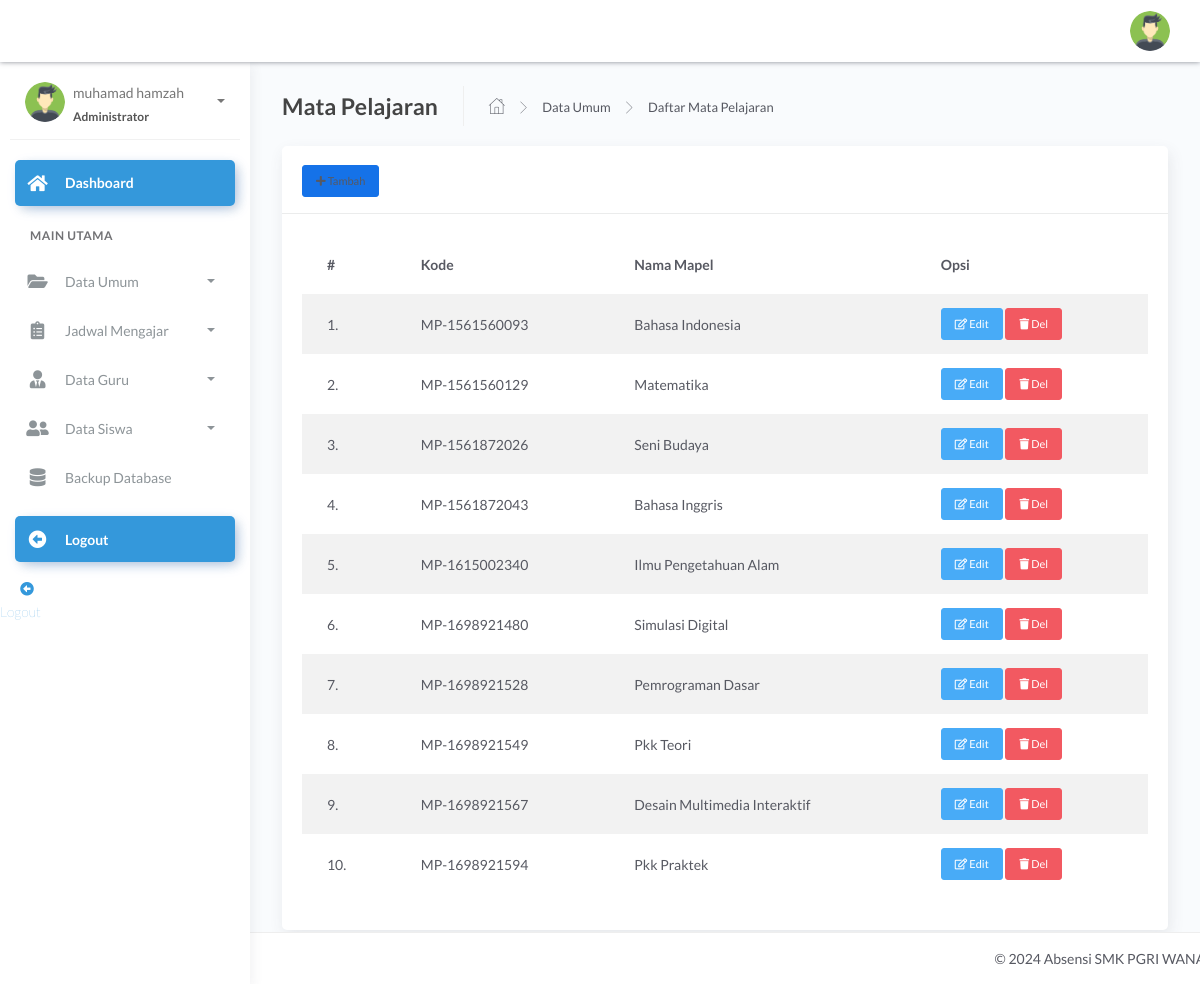
The page /admin/dashboard.php?page=master&act=mapel (signed in) on the database its author committed.
### tables this page shows
CREATE TABLE `tb_master_mapel` (
  `id_mapel` int(11) NOT NULL AUTO_INCREMENT,
  `kode_mapel` varchar(40) NOT NULL,
  `mapel` varchar(60) NOT NULL,
  PRIMARY KEY (`id_mapel`)
);

### admin/modul/master/mapel/data.php (the view, shortened to what this page needs)
<div class="page-inner">
          <div class="page-header">
            <h4 class="page-title">Mata Pelajaran</h4>
            <ul class="breadcrumbs">
              <li class="nav-home">
                <a href="#">
                  <i class="flaticon-home"></i>
                </a>
              </li>
              <li class="separator">
                <i class="flaticon-right-arrow"></i>
              </li>
              <li class="nav-item">
                <a href="#">Data Umum</a>
              </li>
              <li class="separator">
                <i class="flaticon-right-arrow"></i>
              </li>
              <li class="nav-item">
                <a href="#">Daftar Mata Pelajaran</a>
              </li>
            </ul>
          </div>
          <div class="row">
            <div class="col-md-12">
              <div class="card">
                <div class="card-header">
                  <div class="card-title">
                     <a href="" class="btn btn-primary btn-sm" data-toggle="modal" data-target="#myModal"><i class="fa fa-plus"></i> Tambah</a>
                  </div>
                </div>
                <div class="card-body">
                      <div class="table-responsive">
                 <table class="table table-hover table-striped">
                    <thead>
                        <tr>
                            <th>#</th>
                            <th>Kode</th>
                            <th>Nama Mapel</th>
                            <th>Opsi</th>
                        </tr>
                    </thead>
                    <tbody>
                        <?php
                        $no=1;
			$mapel = mysqli_query($con,"SELECT * FROM tb_master_mapel");
                        foreach ($mapel as $k) {?>
                        <tr>
                            <td><?=$no++;?>.</td>
                            <td><?=$k['kode_mapel'];?></td>
                            <td><?=$k['mapel'];?></td>
                            <td>
                            <a href="" class="btn btn-info btn-sm" data-toggle="modal" data-target="#edit<?=$k['id_mapel'] ?>"><i class="far fa-edit"></i> Edit</a>
                            <a class="btn btn-danger btn-sm" onclick="return confirm('Yakin Hapus Data ??')" href="?page=master&act=delmapel&id=<?=$k['id_mapel'] ?>"><i class="fas fa-trash"></i> Del</a>
                            </td>
                        </tr>
                    <?php } ?>
                    </tbody>
                </table>
</div>
</div>
</div>
</div>
</div>
</div>

### admin/dashboard.php (shortened to what this page needs)
<?php
 include '../config/db.php';
?> <script>
   <?php
$id_login = @$_SESSION['admin'];
$sql = mysqli_query($con,"SELECT * FROM tb_admin
 WHERE id_admin = '$id_login'") or die(mysqli_error($con));
$data = mysqli_fetch_array($sql);
?>
<!DOCTYPE html>
<html lang="en">
<head>
	<link rel="stylesheet" href="../assets/css/bootstrap.min.css">
	<link rel="stylesheet" href="../assets/css/atlantis.min.css">
	<link rel="stylesheet" href="../assets/css/demo.css">
</head>
<body>
	<div class="wrapper">
		<div class="main-header">
			<div class="logo-header" data-background-color="blue">
				<a href="dashboard.php" class="logo">
					<b class="text-white">SMK PGRI WANARAJA</b>
				</a>
				<div class="nav-toggle">
					<button class="btn btn-toggle toggle-sidebar">
						<i class="icon-menu"></i>
					</button>
				</div>
			</div>
			<nav class="navbar navbar-header navbar-expand-lg" data-background-color="blue2">
				<div class="container-fluid">
					<ul class="navbar-nav topbar-nav ml-md-auto align-items-center">
						<li class="nav-item dropdown hidden-caret">
							<a class="dropdown-toggle profile-pic" data-toggle="dropdown" href="#" aria-expanded="false">
								<div class="avatar-sm">
									<img src="../assets/img/user/<?=$data['foto'] ?>" alt="..." class="avatar-img rounded-circle">
								</div>
							</a>
						</li>
					</ul>
				</div>
			</nav>
		</div>
		<div class="sidebar sidebar-style-2">
			<div class="sidebar-wrapper scrollbar scrollbar-inner">
				<div class="sidebar-content">
					<div class="user">
						<div class="avatar-sm float-left mr-2">
							<img src="../assets/img/user/<?=$data['foto'] ?>" alt="..." class="avatar-img rounded-circle">
						</div>
						<div class="info">
							<a data-toggle="collapse" href="#collapseExample" aria-expanded="true">
								<span>
									<?=$data['nama_lengkap'] ?>
									<span class="user-level">Administrator</span>
									<span class="caret"></span>
								</span>
							</a>
						</div>
					</div>
					<ul class="nav nav-primary">
						<li class="nav-item active">
							<a href="dashboard.php" class="collapsed">
								<i class="fas fa-home"></i>
								<p>Dashboard</p>
							</a>
						</li>
						<li class="nav-section">
							<h4 class="text-section">Main Utama</h4>
						</li>
						<li class="nav-item">
							<a data-toggle="collapse" href="#base">
								<i class="fas fa-folder-open"></i>
								<p>Data Umum</p>
								<span class="caret"></span>
							</a>
						</li>
						<li class="nav-item">
							<a data-toggle="collapse" href="#sidebarLayouts">
								<i class="fas fa-clipboard-list"></i>
								<p>Jadwal Mengajar</p>
								<span class="caret"></span>
							</a>
						</li>
						<li class="nav-item">
							<a data-toggle="collapse" href="#guru">
								<i class="fas fa-user-tie"></i>
								<p>Data Guru</p>
								<span class="caret"></span>
							</a>
						</li>
						<li class="nav-item">
							<a data-toggle="collapse" href="#siswa">
								<i class="fas fa-user-friends"></i>
								<p>Data Siswa</p>
								<span class="caret"></span>
							</a>
						</li>
						<li class="nav-item">
        <a href="backup.php" class="collapsed">
            <i class="fas fa-database"></i>
            <p>Backup Database</p>
        </a>
    </li>
    <li class="nav-item active mt-3">
        <a href="logout.php" class="collapsed">
            <i class="fas fa-arrow-alt-circle-left"></i>
            <p>Logout</p>
        </a>
    </li>
</ul>
						<li class="nav-item active mt-3">
							<a href="logout.php" class="collapsed">
								<i class="fas fa-arrow-alt-circle-left"></i>
								<p>Logout</p>
							</a>
						</li>
				</div>
			</div>
		</div>
		<div class="main-panel">
			<div class="content">
				<?php
				$page= @$_GET['page'];
				$act = @$_GET['act'];
				if ($page=='master') {
					if ($act=='kelas') {
					include 'modul/master/kelas/data_kelas.php';
					}elseif ($act=='delkelas') {
					include 'modul/master/kelas/del.php';
					}elseif ($act=='semester') {
					include 'modul/master/semester/data.php';
					}elseif ($act=='delsemester') {
					include 'modul/master/semester/del.php';
					}elseif ($act=='set_semester') {
						include 'modul/master/semester/set.php';
					}
					elseif ($act=='ta') {
					include 'modul/master/ta/data.php';
					}elseif ($act=='delta') {
					include 'modul/master/ta/del.php';
					}elseif($act=='set_ta'){
						include 'modul/master/ta/set.php';
				}elseif ($act=='mapel') {
					include 'modul/master/mapel/data.php';
					}elseif ($act=='delmapel') {
					include 'modul/master/mapel/del.php';
					}
				}elseif ($page=='walas') {
					if ($act=='') {
					 include 'modul/wakel/data.php';
					}
        }
            elseif ($page=='rekap') {
					if ($act=='') {
						include 'modul/rekap/rekap_absen.php';
					}elseif ($act='rekap-perbulan') {
						include 'modul/rekap/rekap_perbulan.php';
					}
		}elseif ($page=='') {
			include 'modul/home.php';
		}else{
			echo "<b>Tidak ada Halaman</b>";
		}
				 ?>
			</div>
		<footer class="footer" style="position: fixed; bottom: 0; width: 100%;">
				<div class="container">
					<div class="copyright ml-auto">
						&copy; <?php echo date('Y');?> Absensi SMK PGRI WANARAJA (<a href="index.php"> </a> Muhamad hamzah| 2023)
					</div>
				</div>
			</footer>
		</div>
	</div>
</body>
</html>

### rows shown on the page
tb_master_mapel: kode_mapel "MP-1561560093", mapel "Bahasa Indonesia"
tb_master_mapel: kode_mapel "MP-1561560129", mapel "Matematika"
tb_master_mapel: kode_mapel "MP-1561872026", mapel "Seni Budaya"
tb_master_mapel: kode_mapel "MP-1561872043", mapel "Bahasa Inggris"
tb_master_mapel: kode_mapel "MP-1615002340", mapel "Ilmu Pengetahuan Alam"
tb_master_mapel: kode_mapel "MP-1698921480", mapel "Simulasi Digital"
tb_master_mapel: kode_mapel "MP-1698921528", mapel "Pemrograman Dasar"
tb_master_mapel: kode_mapel "MP-1698921549", mapel "Pkk Teori"
tb_master_mapel: kode_mapel "MP-1698921567", mapel "Desain Multimedia Interaktif"
tb_master_mapel: kode_mapel "MP-1698921594", mapel "Pkk Praktek"

### other values the page prints
$data['nama_lengkap'] "muhamad hamzah"
